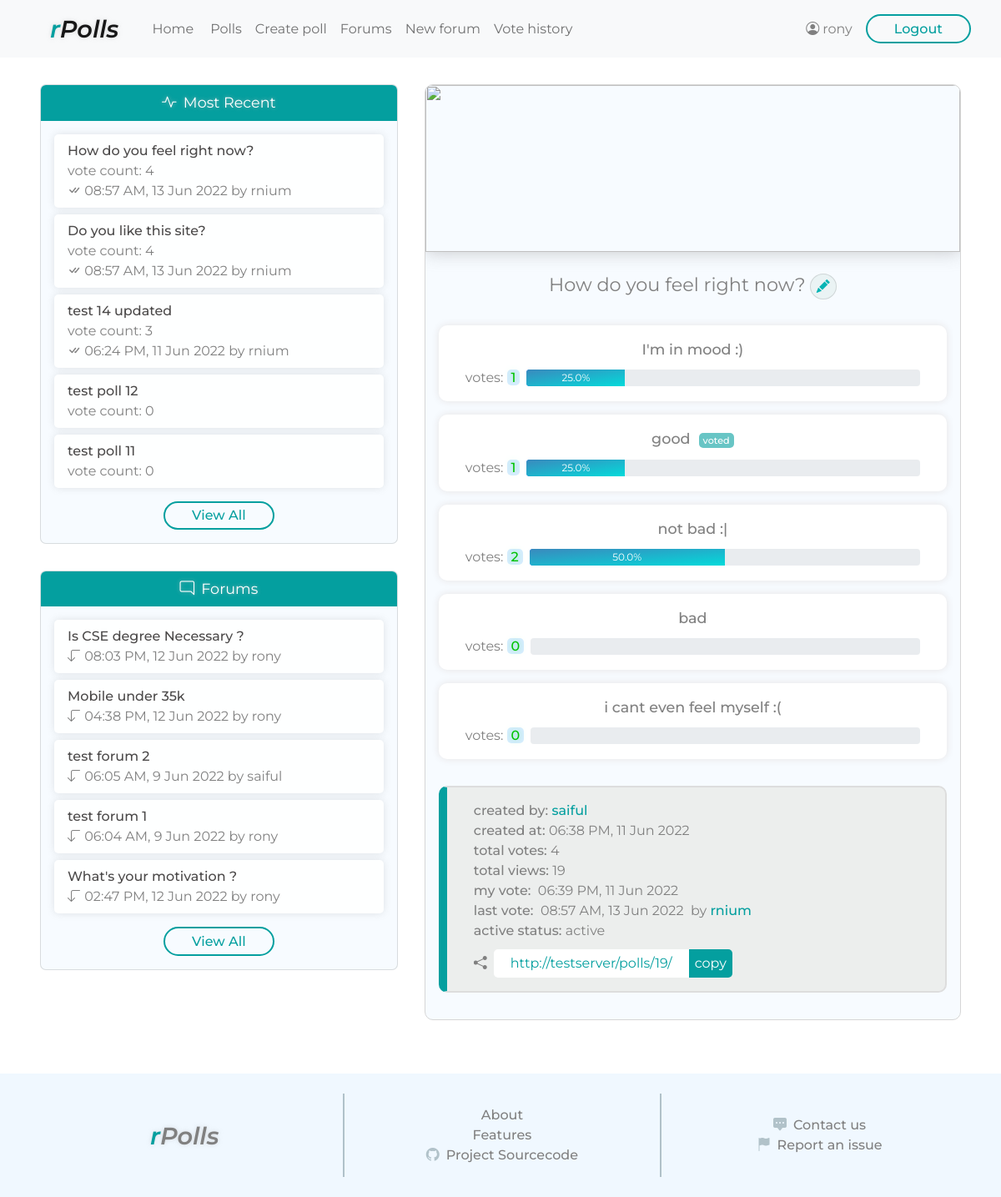
/polls/19/ (signed in), run on the app's committed database.
### polls/models.py (models this page shows, shortened)
class Poll(models.Model):
    title = models.CharField(max_length=250)
    banner = models.ImageField(upload_to='polls/images/', default='polls/images/default.jpg')
    author = models.ForeignKey(User, on_delete=models.CASCADE, related_name='poll')
    public = models.BooleanField(default=True)
    active = models.BooleanField(default=True)
    visible = models.BooleanField(default=True)
    added = models.DateTimeField(auto_now_add=True)
    views = models.IntegerField(default=0)

class Vote(models.Model):
    choice = models.ForeignKey(Choice, on_delete=models.CASCADE, related_name='choicevote')
    poll = models.ForeignKey(Poll, on_delete=models.CASCADE, related_name='pollvote')
    voter = models.ForeignKey(User, on_delete=models.CASCADE, related_name='uservote')
    vote_time = models.DateTimeField(auto_now_add=True)
    vote_update_time = models.DateTimeField(auto_now=True)

class Choice(models.Model):
    choicetext = models.CharField(max_length=100)
    poll = models.ForeignKey(Poll, on_delete=models.CASCADE, related_name='choice')

### forums/models.py (models this page shows, shortened)
class ForumTopic(models.Model):
    title = models.CharField(max_length=250)
    author = models.ForeignKey(User, on_delete=models.CASCADE, related_name='forum')
    active = models.BooleanField(default=True)
    locked = models.BooleanField(default=False)
    added = models.DateTimeField(auto_now_add=True)
    views = models.IntegerField(default=0)

class Post(models.Model):
    post_text = models.TextField()
    forum = models.ForeignKey(ForumTopic, on_delete=models.CASCADE, related_name='forumpost')
    post_author = models.ForeignKey(User, on_delete=models.CASCADE, related_name='userpost')
    added = models.DateTimeField()
    updated = models.DateTimeField()

### polls/views.py (the view)
# urls.py: path('<int:pk>/', views.polldetail , name='polldetails'),
@login_required()
def polldetail(request, pk):
    polldetail_context = dict()
    try:
        poll = Poll.objects.get(pk=pk)
    except Poll.DoesNotExist:
        return renderError(request, '(404) Poll Not Found')
    if not poll.visible:
        return renderError(request, 'Only Admins Can Access')
    user_voted = bool(poll.pollvote.filter(voter=request.user).count())
    view_permitted_user = (poll.author == request.user) or (request.user.is_staff)
    if poll.active and not user_voted and not view_permitted_user:
        return redirect('polls:vote', pk=pk)
    polldetail_context['votable_status'] = view_permitted_user and (not user_voted) and (poll.active)
    polldetail_context['recentpolls'] = get_polls_panel_context(request)
    polldetail_context['forums'] = get_forum_panel_context(request)
    polldetail_context['username'] = request.user.username
    pollViews = poll.views + 1
    Poll.objects.filter(pk=pk).update(views=pollViews)
    polldetail_context['poll_id'] = poll.id
    polldetail_context['poll_url'] = request.build_absolute_uri()
    polldetail_context['poll_title'] = poll.title
    polldetail_context['poll_author'] = poll.author
    polldetail_context['editable'] = (poll.author == request.user) or (request.user.is_staff)
    polldetail_context['poll_added'] = poll.added
    polldetail_context['poll_views'] = pollViews
    polldetail_context['is_active_poll'] = poll.active
    if poll.active:
        polldetail_context['active_status'] = 'active'
    else:
        polldetail_context['active_status'] = 'inactive'
    try:
        myVote = poll.pollvote.get(voter=request.user)
        polldetail_context['my_vote_time'] = myVote.vote_time
    except Exception:
        pass
    try:
        lastVote = poll.pollvote.latest('vote_time')
        polldetail_context['last_vote_time'] = lastVote.vote_time
        polldetail_context['last_vote_voter'] = lastVote.voter
    except Exception:
        pass
    polldetail_context['poll_banner_url'] = poll.banner.url
    poll_choices = poll.choice.all()
    total_votes = poll.pollvote.count()
    choices_context = []
    for choice in poll_choices:
        choice_text = choice.choicetext
        choice_votes = choice.choicevote.count()
        try:
            percentVotes = (choice_votes/total_votes)*100
        except ZeroDivisionError:
            percentVotes = 0
        choice_votes_percent = round(percentVotes, 2)
        progressbar_progress = round(percentVotes)
        is_voted = bool(choice.choicevote.filter(voter=request.user).count())
        unit_context = {'choice_text':choice_text, 'choice_votes':choice_votes, 'choice_votes_percent':choice_votes_percent,
                        'progressbar_progress':progressbar_progress, 'is_voted':is_voted}
        choices_context.append(unit_context)
    polldetail_context['choices'] = choices_context
    polldetail_context['total_votes'] = total_votes
    return render(request, 'polls/poll_detail.html', context=polldetail_context)

### polls/views.py (called while the page is built)
def get_forum_panel_context(request):
    recentforums = ForumTopic.objects.filter(active=True).order_by('-added')[:5]
    recentforums_context = []
    for forum in recentforums:
        forum_id = forum.id
        forum_title = forum.title
        lastPost = forum.forumpost.latest('added')
        last_post_time = lastPost.added
        last_post_user = lastPost.post_author
        unit_context = {'forum_id': forum_id, 'forum_title': forum_title, 'last_post_time': last_post_time, 'last_post_user': last_post_user}
        recentforums_context.append(unit_context)
    return recentforums_context

### polls/templates/polls/poll_detail.html (shortened to what this page needs)
<!DOCTYPE html>
<html lang="en">
<head>
    <link href="https://cdn.jsdelivr.net/npm/bootstrap@5.1.3/dist/css/bootstrap.min.css" rel="stylesheet">
    {% load static %}
    <link rel="stylesheet" href="{% static 'style.css' %}">
</head>
<body>
    <header>
        <nav class="navbar navbar-expand-lg navbar-light bg-light">
            <div class="container-fluid">
              <a class="navbar-brand ms-5 pe-3" href="{% url 'homepage' %}"><span class="r">r</span>Polls</a>
              <div class="collapse navbar-collapse" id="navbarSupportedContent">
                <ul class="navbar-nav me-auto mb-2 mb-lg-0">
                  <li class="nav-item me-1">
                    <a class="nav-link" aria-current="page" href="{% url 'homepage' %}">Home</a>
                  </li>
                  <li class="nav-item">
                    <a class="nav-link" href="{% url 'polls:browse' %}">Polls</a>
                  </li>
                  <li class="nav-item">
                    <a class="nav-link" href="{% url 'polls:create_poll' %}">Create poll</a>
                  </li>
                  <li class="nav-item">
                    <a class="nav-link" href="{% url 'forums:forum_all' %}">Forums</a>
                  </li>
                  <li class="nav-item">
                    <a class="nav-link" href="{% url 'forums:forum_create' %}">New forum</a>
                  </li>
                  <li class="nav-item">
                    <a class="nav-link" href="{% url 'polls:votes_history' %}">Vote history</a>
                  </li>
                </ul>
                <div class="account d-flex me-4">
                    <div class="profile d-flex my-auto me-3">
                        <i class="bi bi-person-circle"></i>
                        <span class="username-viewonly ms-1">{{ username }}</span>
                    </div>
                    <form action="{% url 'logout' %}" method="POST"> {% csrf_token %}
                        <input type="submit" class="btn-1" value="Logout">
                    </form>
                </div>
              </div>
            </div>
          </nav>
    </header>
    <div class="main-container">
        <div class="left-col">
            <div class="recent-polls card">
                <div class="heading">
                    <span class="icon me-1"><i class="bi bi-activity"></i></span>
                    <span class="title">Most Recent</span>
                </div>
                <div class="content">
                    {% for poll in recentpolls %}
                    <div class="poll-item">
                        <a class="poll-title" href="{% url 'polls:polldetails' poll.poll_id %}">{{ poll.poll_title }}</a>
                        <div class="count">
                            <span class="label">vote count:&nbsp;</span><span class="value">{{ poll.vote_count }}</span>
                        </div>
                        {% if poll.vote_count%}
                        <div class="last-vote">
                            <span class="label"><i class="bi bi-check-all"></i></span>
                            <span class="date">{{ poll.last_vote_time|date:"h:i A, j M o" }}</span>
                            <span class="user">by {{ poll.last_vote_voter }}</span>
                        </div>
                        {% endif %}
                    </div>
                    {% endfor %}
                    <a href="{% url 'polls:browse' %}" class="btn-1 link-btn">View All</a>
                </div>
            </div>
            <div class="community-forum card">
                <div class="heading">
                    <span class="icon me-1"><i class="bi bi-chat-right"></i></span>
                    <span class="title">Forums</span>
                </div>
                <div class="content">
                    {% for forum in forums %}
                    <div class="forum-post">
                        <a class="post-title" href="{% url 'forums:forum_detail' forum.forum_id %}">{{ forum.forum_title }}</a>
                        <div class="last-post">
                            <span class="label"><i class="bi bi-arrow-90deg-down"></i></span>
                            <span class="date">{{ forum.last_post_time|date:"h:i A, j M o" }}</span>
                            <span class="user">by {{ forum.last_post_user }}</span>
                        </div>
                    </div>
                    {% endfor %}
                    <a href="{% url 'forums:forum_all' %}" class="btn-1 link-btn">View All</a>
                </div>
            </div>
        </div>
        <div class="right-col">
            <div class="poll-detail">
                <div class="content">
                    <div class="poll-heading">
                        <div class="banner"><img src="{{ poll_banner_url }}" alt=""></div>
                        <div class="title">{{ poll_title }}{% if editable %}<a href="{% url 'polls:edit_poll' poll_id %}"><i class="bi bi-pencil-fill"></i></a>{% endif %}</div>
                    </div>
                    <div class="pool-info">
                        <div class="pool-choices">
                            <ul class="choice-list">
                                {% for choice in choices%}
                                <li class="choice card-simple">
                                    <div {% if choice.is_voted %}class="choice-text voted"{% else %}class="choice-text"{% endif %}>{{ choice.choice_text }}</div>
                                    <div class="info">
                                        <div class="choice-votes me-2"><span class="label">votes:&nbsp;</span><span class='value'>{{ choice.choice_votes }}</span></div>
                                        <div class="progress">
                                            <div class="progress-bar" role="progressbar" style="width: {{ choice.progressbar_progress }}%;" aria-valuenow="{{ choice.progressbar_progress }}" aria-valuemin="0" aria-valuemax="100">{{ choice.choice_votes_percent }}%</div>
                                        </div>
                                    </div>
                                </li>
                                {% endfor %}
                            </ul>
                        </div>
                        <div class="poll-stats card-headless">
                            <ul class="stats">
                                <li>
                                    <span class="label">created by:&nbsp;</span><span class="user">{{ poll_author }}</span>
                                </li>
                                <li>
                                    <span class="label">created at:&nbsp;</span><span class="value">{{ poll_added|date:"h:i A, j M o"  }}</span>
                                </li>
                                <li>
                                    <span class="label">total votes:&nbsp;</span><span class="value">{{ total_votes }}</span>
                                </li>
                                <li>
                                    <span class="label">total views:&nbsp;</span><span class="value">{{ poll_views }}</span>
                                </li>
                                {% if my_vote_time %}
                                <li>
                                    <span class="label">my vote:&nbsp;</span><span class="value">
                                        <span>{{ my_vote_time|date:"h:i A, j M o" }}&nbsp;</span>
                                    </span>
                                </li>
                                {% endif %}
        {% if last_vote_time %} <li>
                                    <span class="label">last vote:&nbsp;</span><span class="value">
                                        <span>{{ last_vote_time|date:"h:i A, j M o" }}&nbsp;</span>
                                        <span>by <span class="user">{{ last_vote_voter }}</span></span>
                                    </span>
                                </li>{% endif %}
                                <li>
                                    <span class="label">active status:&nbsp;</span><span class="value">{{ active_status }}</span>
                                </li>
                            </ul>
                            <div class="share-link">
                                <div class="inner">
                                    <i class="bi bi-share-fill me-2"></i>
                                    <a href="{% url 'polls:polldetails' poll_id %}" id="poll-link">{{ poll_url }}</a>
                                    <button id="ctc">copy</button>
                                </div>
                            </div>
                        </div>
                    </div>
                </div>
            </div>
        </div>
    </div>
    <footer>
        <div class="upper">
            <div class="col-1">
                <div class="site-name">
                    <span class="r">r</span>Polls</a>
                </div>
            </div>
            <div class="vl"></div>
            <div class="col-2">
                <a href="#">About</a>
                <a href="#">Features</a>
                <a href="#"><i class="bi bi-github"></i>Project Sourcecode</a>
            </div>
            <div class="vl"></div>
            <div class="col-3">
                <a href="#"><i class="bi bi-chat-square-dots-fill"></i>Contact us</a>
                <a href="#"><i class="bi bi-flag-fill"></i>Report an issue</a>
            </div>
        </div>
    </footer>
</body>
</html>

### data on the page
Poll: poll_title "test poll 12"
Poll: poll_title "test poll 11"
Poll: title "How do you feel right now?", added "06:38 PM, 11 Jun 2022"
Choice: choice_text "I'm in mood :)"
Choice: choice_text "good"
Choice: choice_text "not bad :|"
Choice: choice_text "bad"
Choice: choice_text "i cant even feel myself :("
Vote: vote_time "06:39 PM, 11 Jun 2022"
Vote: vote_time "08:57 AM, 13 Jun 2022"

### other printed values
{{ username }} "rony"
{{ poll.poll_title }} "How do you feel right now?"
{{ poll.vote_count }} "4"
{{ poll.last_vote_time|date:"h:i A, j M o" }} "08:57 AM, 13 Jun 2022"
{{ poll.last_vote_voter }} "rnium"
{{ poll.poll_title }} "Do you like this site?"
{{ poll.poll_title }} "test 14 updated"
{{ poll.vote_count }} "3" "0" "0"
{{ poll.last_vote_time|date:"h:i A, j M o" }} "06:24 PM, 11 Jun 2022"
{{ forum.forum_title }} "Is CSE degree Necessary ?"
{{ forum.last_post_time|date:"h:i A, j M o" }} "08:03 PM, 12 Jun 2022"
{{ forum.last_post_user }} "rony"
{{ forum.forum_title }} "Mobile under 35k"
{{ forum.last_post_time|date:"h:i A, j M o" }} "04:38 PM, 12 Jun 2022"
{{ forum.forum_title }} "test forum 2"
